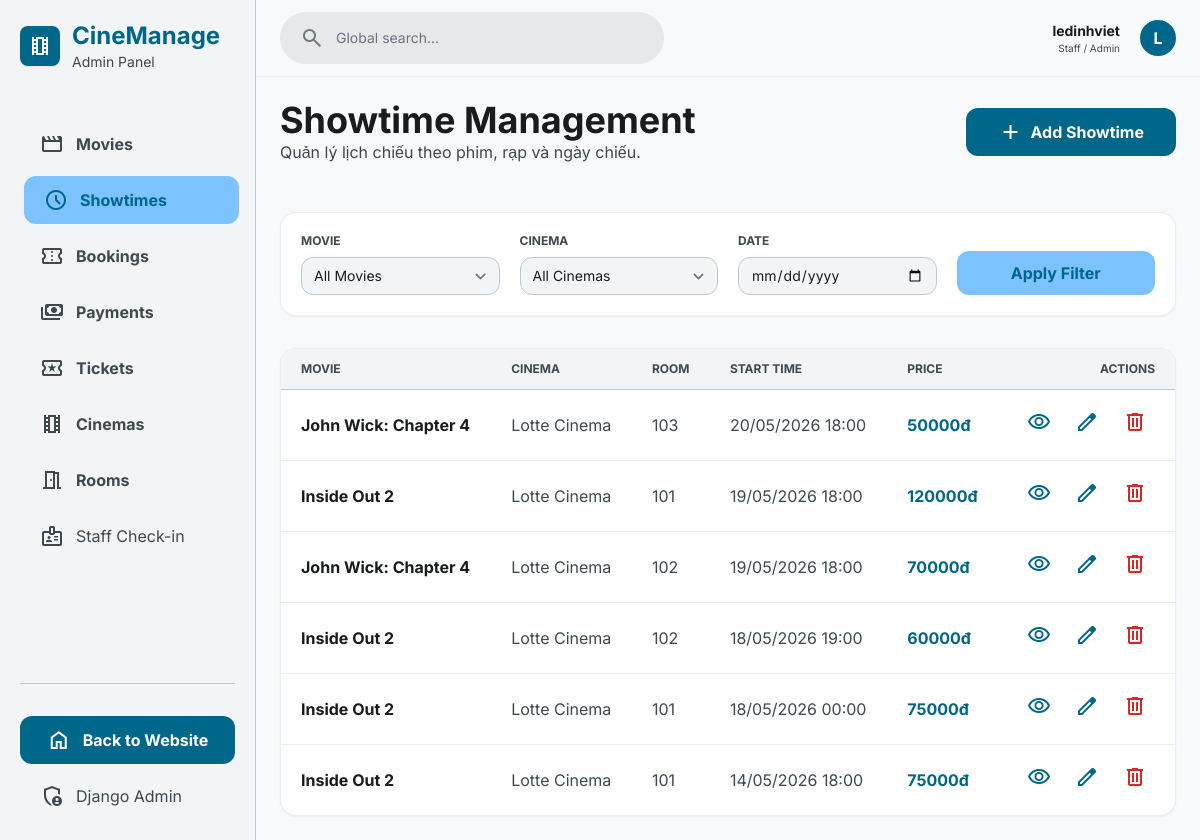
Screenshot of /manage/showtimes/ (signed in) with the database file from the repository.
### cinema/models.py (models this page shows, shortened)
class Showtime(models.Model):
    movie = models.ForeignKey(
        Movie,
        on_delete=models.CASCADE,
        related_name="showtimes"
    )
    room = models.ForeignKey(
        Room,
        on_delete=models.CASCADE,
        related_name="showtimes"
    )
    start_time = models.DateTimeField()
    price = models.DecimalField(
        max_digits=10,
        decimal_places=2
    )
    class Meta:
        constraints = [
            models.UniqueConstraint(
                fields=["room", "start_time"],
                name="unique_showtime_room_start_time"
            )
        ]

class Movie(models.Model):
    STATUS_CHOICES = (
        ("now_showing", "Now Showing"),
        ("coming_soon", "Coming Soon"),
        ("ended", "Ended"),
    )
    title = models.CharField(max_length=255)
    description = models.TextField()
    genre = models.CharField(max_length=255)
    duration = models.PositiveIntegerField(help_text="Duration in minutes")
    age_rating = models.CharField(max_length=20, default="PG-13")
    director = models.CharField(max_length=255, blank=True)
    actors = models.TextField(blank=True)
    poster = models.ImageField(upload_to="posters/", blank=True, null=True)
    trailer_url = models.URLField(blank=True)
    release_date = models.DateField(blank=True, null=True)
    rating = models.FloatField(default=0)
    status = models.CharField(
        max_length=20, choices=STATUS_CHOICES, default="now_showing"
    )
    created_at = models.DateTimeField(auto_now_add=True)

class Room(models.Model):
    ROOM_TYPE_CHOICES = (
        ("standard", "Standard"),
        ("imax", "IMAX"),
        ("vip", "VIP"),
    )
    cinema = models.ForeignKey(Cinema, on_delete=models.CASCADE, related_name="rooms")
    name = models.CharField(max_length=100)
    room_type = models.CharField(
        max_length=50, choices=ROOM_TYPE_CHOICES, default="standard"
    )
    total_rows = models.PositiveIntegerField(default=10)
    seats_per_row = models.PositiveIntegerField(default=14)

class Cinema(models.Model):
    name = models.CharField(max_length=255)
    address = models.TextField()
    city = models.CharField(max_length=100, default="Ha Noi")
    image = models.ImageField(upload_to="cinemas/", blank=True, null=True)

### cinema/app_views/manage_views.py (the view)
# urls.py: path("manage/showtimes/", views.manage_showtimes, name="manage_showtimes"),
@login_required
def manage_showtimes(request):
    if not request.user.is_staff:
        messages.error(request, "Bạn không có quyền truy cập trang quản trị.")
        return redirect("cinema:home")
    movie_id = request.GET.get("movie", "")
    cinema_id = request.GET.get("cinema", "")
    selected_date = request.GET.get("date", "")
    showtimes = Showtime.objects.select_related(
        "movie",
        "room",
        "room__cinema",
    ).order_by("-start_time")
    if movie_id:
        showtimes = showtimes.filter(movie_id=movie_id)
    if cinema_id:
        showtimes = showtimes.filter(room__cinema_id=cinema_id)
    if selected_date:
        showtimes = showtimes.filter(start_time__date=selected_date)
    movies = Movie.objects.all().order_by("title")
    cinemas = Cinema.objects.all().order_by("name")
    return render(
        request,
        "cinema/manage/showtime_manage.html",
        {
            "active_menu": "showtimes",
            "showtimes": showtimes,
            "movies": movies,
            "cinemas": cinemas,
            "selected_movie_id": movie_id,
            "selected_cinema_id": cinema_id,
            "selected_date": selected_date,
        }
    )

### cinema/templates/cinema/manage/showtime_manage.html (shortened to what this page needs)
{% extends 'cinema/manage/base_manage.html' %}
{% block manage_content %}
<div class="flex flex-col md:flex-row md:items-center justify-between gap-md mb-xl">
  <div>
    <h2 class="text-4xl font-bold text-on-surface">
      Showtime Management
    </h2>
    <p class="text-on-surface-variant">
      Quản lý lịch chiếu theo phim, rạp và ngày chiếu.
    </p>
  </div>
  <a
    href="/admin/cinema/showtime/add/"
    class="flex items-center justify-center gap-xs bg-primary text-on-primary px-lg py-sm rounded-xl font-bold hover:shadow-md transition-all"
  >
    <span class="material-symbols-outlined">add</span>
    Add Showtime
  </a>
</div>
<div class="bg-surface-container-lowest rounded-2xl shadow-sm p-md mb-lg border border-outline-variant/30">
  <form method="get" class="grid grid-cols-1 md:grid-cols-4 gap-md">
    <div class="space-y-xs">
      <label class="text-xs font-bold text-on-surface-variant block">
        MOVIE
      </label>
      <select name="movie" class="w-full bg-surface-container-low border border-outline-variant rounded-xl py-2 px-sm text-sm">
        <option value="">All Movies</option>
      </select>
    </div>
    <div class="space-y-xs">
      <label class="text-xs font-bold text-on-surface-variant block">
        CINEMA
      </label>
      <select name="cinema" class="w-full bg-surface-container-low border border-outline-variant rounded-xl py-2 px-sm text-sm">
        <option value="">All Cinemas</option>
      </select>
    </div>
    <div class="space-y-xs">
      <label class="text-xs font-bold text-on-surface-variant block">
        DATE
      </label>
      <input
        type="date"
        name="date"
        value="{{ selected_date }}"
        class="w-full bg-surface-container-low border border-outline-variant rounded-xl py-2 px-sm text-sm"
      >
    </div>
    <div class="flex items-end">
      <button type="submit" class="w-full bg-secondary-container text-primary py-[10px] rounded-xl font-bold">
        Apply Filter
      </button>
    </div>
  </form>
</div>
<div class="bg-surface-container-lowest rounded-2xl shadow-sm border border-outline-variant/30 overflow-hidden">
  <div class="overflow-x-auto">
    <table class="w-full text-left border-collapse">
      <thead>
        <tr class="bg-surface-container-low border-b border-outline-variant">
          <th class="px-md py-sm text-xs font-bold text-on-surface-variant">MOVIE</th>
          <th class="px-md py-sm text-xs font-bold text-on-surface-variant">CINEMA</th>
          <th class="px-md py-sm text-xs font-bold text-on-surface-variant">ROOM</th>
          <th class="px-md py-sm text-xs font-bold text-on-surface-variant">START TIME</th>
          <th class="px-md py-sm text-xs font-bold text-on-surface-variant">PRICE</th>
          <th class="px-md py-sm text-xs font-bold text-on-surface-variant text-right">ACTIONS</th>
        </tr>
      </thead>
      <tbody class="divide-y divide-outline-variant/30">
        {% for showtime in showtimes %}
          <tr class="hover:bg-surface-container-low transition-colors">
            <td class="px-md py-sm font-bold">{{ showtime.movie.title }}</td>
            <td class="px-md py-sm text-on-surface-variant">{{ showtime.room.cinema.name }}</td>
            <td class="px-md py-sm text-on-surface-variant">{{ showtime.room.name }}</td>
            <td class="px-md py-sm text-on-surface-variant">{{ showtime.start_time|date:"d/m/Y H:i" }}</td>
            <td class="px-md py-sm font-bold text-primary">{{ showtime.price|floatformat:0 }}đ</td>
            <td class="px-md py-sm text-right">
              <div class="flex items-center justify-end gap-xs">
                <a href="{% url 'cinema:seat_selection' showtime.id %}" class="p-xs hover:bg-primary-container/20 text-primary rounded-lg">
                  <span class="material-symbols-outlined">visibility</span>
                </a>
                <a href="/admin/cinema/showtime/{{ showtime.id }}/change/" class="p-xs hover:bg-primary-container/20 text-primary rounded-lg">
                  <span class="material-symbols-outlined">edit</span>
                </a>
                <a href="/admin/cinema/showtime/{{ showtime.id }}/delete/" class="p-xs hover:bg-red-100 text-red-600 rounded-lg">
                  <span class="material-symbols-outlined">delete</span>
                </a>
              </div>
            </td>
          </tr>
        {% empty %}
          <tr>
            <td colspan="6" class="px-md py-xl text-center text-on-surface-variant">
              Chưa có suất chiếu nào.
            </td>
          </tr>
        {% endfor %}
      </tbody>
    </table>
  </div>
</div>
{% endblock %}

### cinema/templates/cinema/manage/base_manage.html (shortened to what this page needs)
{% load static %}
<!doctype html>
<html class="light" lang="vi">
  <head>
    <script src="https://cdn.tailwindcss.com?plugins=forms,container-queries"></script>
  </head>
  <body class="bg-background text-on-surface">
    <aside
      class="hidden md:flex flex-col h-screen p-md border-r border-outline-variant bg-surface-container-low w-64 fixed left-0 top-0 z-50"
    >
      <div class="flex items-center gap-sm mb-xl">
        <div
          class="w-10 h-10 bg-primary rounded-lg flex items-center justify-center text-white shadow-sm"
        >
          <span class="material-symbols-outlined">theaters</span>
        </div>
        <div>
          <a href="{% url 'cinema:manage_home' %}">
            <h1 class="text-2xl text-primary font-bold">CineManage</h1>
          </a>
          <p class="text-sm text-on-surface-variant">Admin Panel</p>
        </div>
      </div>
      <nav class="flex-1 space-y-xs">
        <a
          class="flex items-center gap-sm px-md py-sm rounded-xl font-bold transition-all {% if active_menu == 'movies' %} bg-secondary-container text-primary translate-x-1 {% else %} text-on-surface-variant hover:bg-surface-container-high {% endif %}"
          href="{% url 'cinema:manage_movies' %}"
        >
          <span class="material-symbols-outlined">movie</span>
          <span>Movies</span>
        </a>
        <a
          class="flex items-center gap-sm px-md py-sm rounded-xl font-bold transition-all {% if active_menu == 'showtimes' %} bg-secondary-container text-primary translate-x-1 {% else %} text-on-surface-variant hover:bg-surface-container-high {% endif %}"
          href="{% url 'cinema:manage_showtimes' %}"
        >
          <span class="material-symbols-outlined">schedule</span>
          <span>Showtimes</span>
        </a>
        <a
          class="flex items-center gap-sm px-md py-sm rounded-xl font-bold transition-all {% if active_menu == 'bookings' %} bg-secondary-container text-primary translate-x-1 {% else %} text-on-surface-variant hover:bg-surface-container-high {% endif %}"
          href="{% url 'cinema:manage_bookings' %}"
        >
          <span class="material-symbols-outlined">confirmation_number</span>
          <span>Bookings</span>
        </a>
        <a
          class="flex items-center gap-sm px-md py-sm rounded-xl font-bold transition-all {% if active_menu == 'payments' %} bg-secondary-container text-primary translate-x-1 {% else %} text-on-surface-variant hover:bg-surface-container-high {% endif %}"
          href="{% url 'cinema:manage_payments' %}"
        >
          <span class="material-symbols-outlined">payments</span>
          <span>Payments</span>
        </a>
        <a
          class="flex items-center gap-sm px-md py-sm rounded-xl font-bold transition-all {% if active_menu == 'tickets' %} bg-secondary-container text-primary translate-x-1 {% else %} text-on-surface-variant hover:bg-surface-container-high {% endif %}"
          href="{% url 'cinema:manage_tickets' %}"
        >
          <span class="material-symbols-outlined">local_activity</span>
          <span>Tickets</span>
        </a>
        <a
          class="flex items-center gap-sm px-md py-sm rounded-xl font-bold transition-all {% if active_menu == 'cinemas' %} bg-secondary-container text-primary translate-x-1 {% else %} text-on-surface-variant hover:bg-surface-container-high {% endif %}"
          href="{% url 'cinema:manage_cinemas' %}"
        >
          <span class="material-symbols-outlined">theaters</span>
          <span>Cinemas</span>
        </a>
        <a
          class="flex items-center gap-sm px-md py-sm rounded-xl font-bold transition-all {% if active_menu == 'rooms' %} bg-secondary-container text-primary translate-x-1 {% else %} text-on-surface-variant hover:bg-surface-container-high {% endif %}"
          href="{% url 'cinema:manage_rooms' %}"
        >
          <span class="material-symbols-outlined">meeting_room</span>
          <span>Rooms</span>
        </a>
        <a
          class="flex items-center gap-sm px-md py-sm text-on-surface-variant hover:bg-surface-container-high rounded-xl transition-all"
          href="{% url 'cinema:staff_checkin' %}"
        >
          <span class="material-symbols-outlined">badge</span>
          <span>Staff Check-in</span>
        </a>
      </nav>
      <div class="mt-auto space-y-xs pt-lg border-t border-outline-variant">
        <a
          class="flex items-center justify-center gap-sm px-md py-sm bg-primary text-on-primary rounded-xl font-bold hover:opacity-90"
          href="{% url 'cinema:home' %}"
        >
          <span class="material-symbols-outlined">home</span>
          Back to Website
        </a>
        <a
          class="flex items-center gap-sm px-md py-sm text-on-surface-variant hover:bg-surface-container-high rounded-xl transition-all"
          href="/admin/"
        >
          <span class="material-symbols-outlined">admin_panel_settings</span>
          Django Admin
        </a>
      </div>
    </aside>
    <main class="md:ml-64 min-h-screen">
      <header
        class="flex justify-between items-center px-gutter py-sm w-full sticky top-0 z-40 bg-surface shadow-sm"
      >
        <div
          class="flex items-center bg-surface-container-high rounded-full px-md py-xs w-96"
        >
          <span class="material-symbols-outlined text-outline">search</span>
          <input
            class="bg-transparent border-none focus:ring-0 text-sm w-full"
            placeholder="Global search..."
            type="text"
          />
        </div>
        <div class="flex items-center gap-md">
          <div class="hidden lg:block text-right">
            <p class="text-sm font-bold">{{ request.user.username }}</p>
            <p class="text-[10px] text-on-surface-variant">Staff / Admin</p>
          </div>
          <div
            class="w-9 h-9 rounded-full bg-primary text-on-primary flex items-center justify-center font-bold"
          >
            {{ request.user.username|first|upper }}
          </div>
        </div>
      </header>
      <div class="p-gutter max-w-container-max mx-auto">
        {% block manage_content %} {% endblock %}
      </div>
    </main>
  </body>
</html>

### cinema/templates/cinema/manage/base_manage.html (style rules this page uses)
body { font-family: "Inter", sans-serif; background-color: #f7f9fb; }
.material-symbols-outlined { font-variation-settings: "FILL" 0, "wght" 400, "GRAD" 0, "opsz" 24; }

### rows the page displays
Showtime: movie "John Wick: Chapter 4", room.cinema.name "Lotte Cinema", room.name "103", start_time "20/05/2026 18:00", price "50000"
Showtime: movie "Inside Out 2", room.cinema.name "Lotte Cinema", room.name "101", start_time "19/05/2026 18:00", price "120000"
Showtime: movie "John Wick: Chapter 4", room.cinema.name "Lotte Cinema", room.name "102", start_time "19/05/2026 18:00", price "70000"
Showtime: movie "Inside Out 2", room.cinema.name "Lotte Cinema", room.name "102", start_time "18/05/2026 19:00", price "60000"
Showtime: movie "Inside Out 2", room.cinema.name "Lotte Cinema", room.name "101", start_time "18/05/2026 00:00", price "75000"
Showtime: movie "Inside Out 2", room.cinema.name "Lotte Cinema", room.name "101", start_time "14/05/2026 18:00", price "75000"

### other values shown
{{ request.user.username }} "ledinhviet"
{{ request.user.username|first|upper }} "L"
